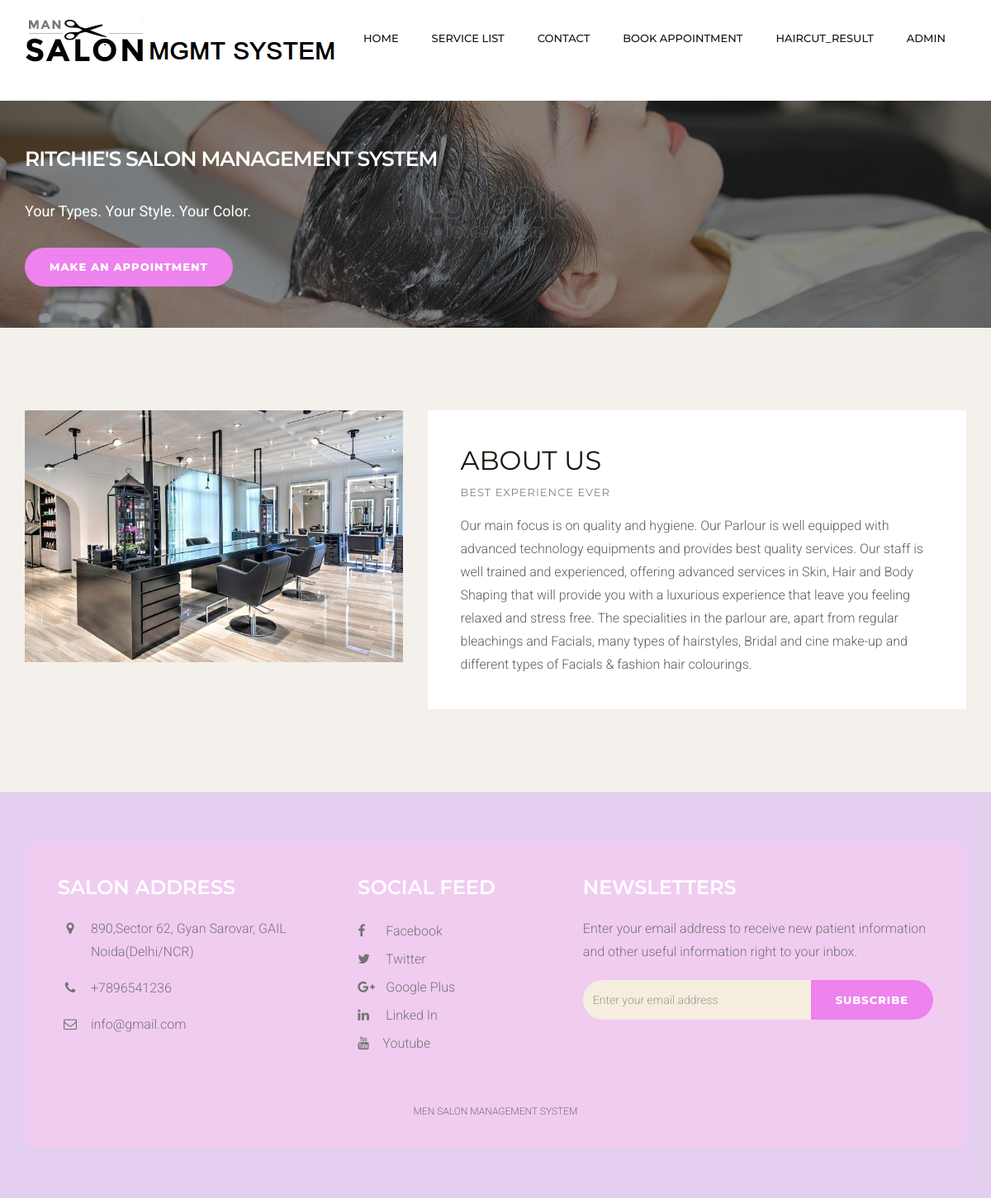
The app's page /msms/index.php, older data.
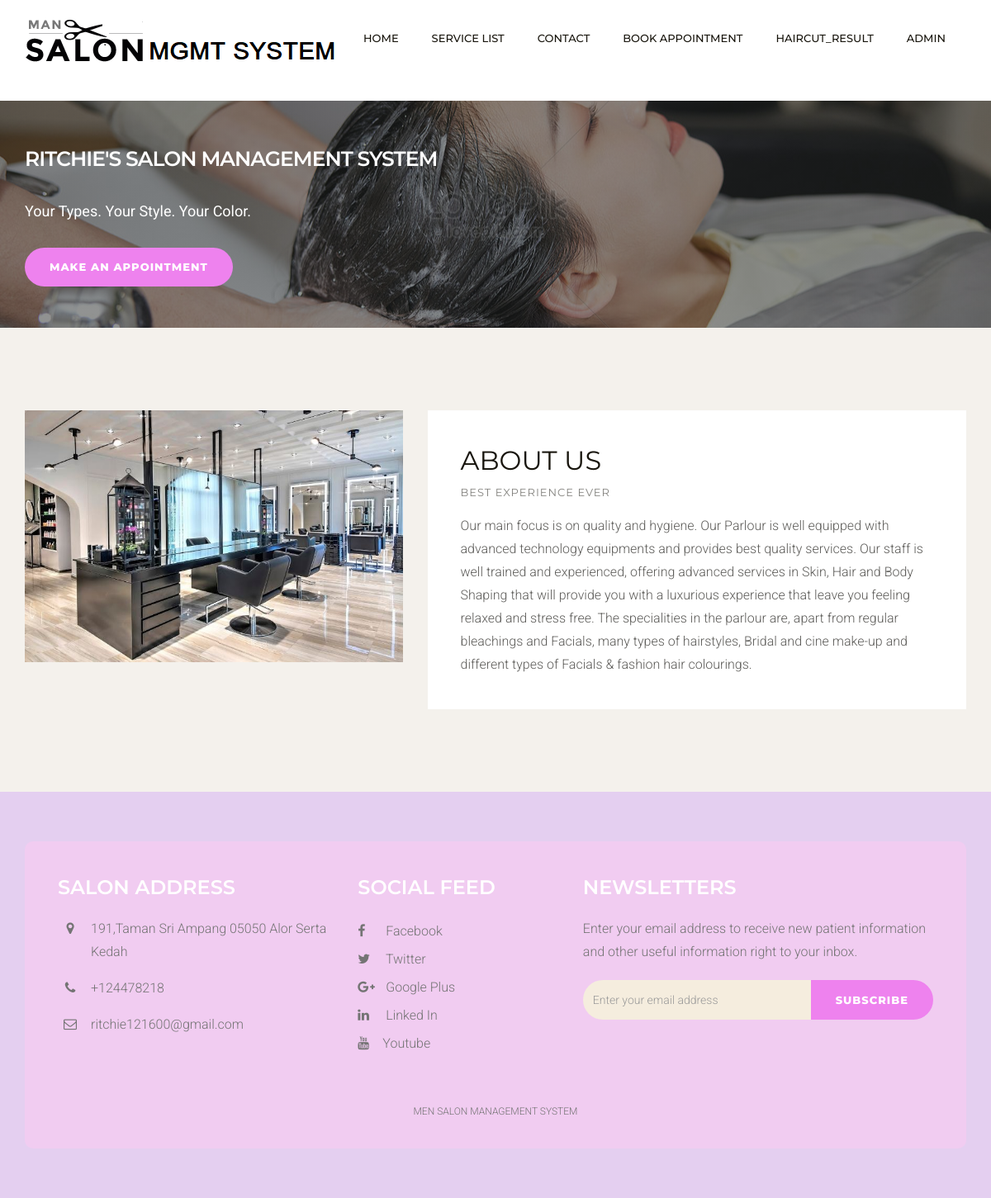
The same page, newer data.
### tables this page shows
CREATE TABLE `tblpage` (
  `ID` int(10) NOT NULL,
  `PageType` varchar(200) DEFAULT NULL,
  `PageTitle` mediumtext DEFAULT NULL,
  `PageDescription` mediumtext DEFAULT NULL,
  `Email` varchar(200) DEFAULT NULL,
  `MobileNumber` bigint(10) DEFAULT NULL,
  `UpdationDate` date DEFAULT NULL,
  `Timing` varchar(200) NOT NULL
);

### msms/index.php (the view, shortened to what this page needs)
<?php
include('includes/dbconnection.php');
?>
<!DOCTYPE html>
<html lang="en">
<head>
    <link href="css/bootstrap.min.css" rel="stylesheet">
    <link href="css/font-awesome.min.css" rel="stylesheet">
    <link href="css/style.css" rel="stylesheet">
</head>
<body>
    <?php include_once('includes/header.php');?>
    <div class="hero-section">
        <div class="container">
            <div class="row">
                <div class="col-lg-6 col-md-6 col-sm-6 col-xs-12">
                    <h1 class="hero-title">Ritchie's salon Management System</h1>
                    <p class="hero-text"><strong>Your Types. Your Style. Your Color.</strong> </p>
                    <a href="appointment.php" class="btn btn-default">Make an Appointment</a> </div>
            </div>
        </div>
    </div>
    <div class="space-medium bg-default">
        <div class="container">
            <div class="row">
                <div class="col-lg-5 col-md-5 col-sm-12 col-xs-12"><img src="images/Rossano.jpg" alt="" class="img-responsive"></div>
                <div class="col-lg-7 col-md-7 col-sm-12 col-xs-12">
                    <div class="well-block">
                        <?php
$ret=mysqli_query($con,"select * from tblpage where PageType='aboutus' ");
while ($row=mysqli_fetch_array($ret)) {
?>
                        <h1><?php  echo $row['PageTitle'];?></h1>
                        <h5 class="small-title ">best experience ever</h5>
                        <p><?php  echo $row['PageDescription'];?></p><?php } ?>
                         </div>
                </div>
            </div>
        </div>
    </div>
    <?php include_once('includes/footer.php');?>
</body>
</html>

### msms/includes/footer.php (shortened to what this page needs)
<?php
include('includes/dbconnection.php');
  ?>
<div class="footer">
        <div class="container">
            <div class="footer-block">
                <div class="row">
                    <div class="col-lg-4 col-md-4 col-sm-6 col-xs-12">
                        <div class="footer-widget">
                            <h2 class="widget-title">Salon Address</h2>
                            <ul class="listnone contact">
                                <?php
$ret=mysqli_query($con,"select * from tblpage where PageType='contactus' ");
while ($row=mysqli_fetch_array($ret)) {
?>
                                <li><i class="fa fa-map-marker"></i> <?php  echo $row['PageDescription'];?> </li>
                                <li><i class="fa fa-phone"></i> +<?php  echo $row['MobileNumber'];?></li>
                                <li><i class="fa fa-envelope-o"></i>  <?php  echo $row['Email'];?></li><?php } ?>
                            </ul>
                        </div>
                    </div>
                    <div class="col-lg-3 col-md-3 col-sm-6 col-xs-12">
                        <div class="footer-widget footer-social">
                            <h2 class="widget-title">Social Feed</h2>
                            <ul class="listnone">
                                <li>
                                    <a href="https://www.facebook.com/profile.php?id=100009101916918"> <i class="fa fa-facebook"></i> Facebook </a>
                                </li>
                                <li><a href="#"><i class="fa fa-twitter"></i> Twitter</a></li>
                                <li><a href="#"><i class="fa fa-google-plus"></i> Google Plus</a></li>
                                <li><a href="#"><i class="fa fa-linkedin"></i> Linked In</a></li>
                                <li>
                                    <a href="https://www.youtube.com/@j3stful"> <i class="fa fa-youtube"></i>Youtube</a>
                                </li>
                            </ul>
                        </div>
                    </div>
                    <div class="col-lg-5 col-md-5 col-sm-12 col-xs-12">
                        <div class="footer-widget widget-newsletter">
                            <h2 class="widget-title">Newsletters</h2>
                            <p>Enter your email address to receive new patient information and other useful information right to your inbox.</p>
                            <form method="post">
                            <div class="input-group">
                                <input type="text" class="form-control" placeholder="Enter your email address" name="email">
                                <span class="input-group-btn">
                            <button class="btn btn-default" type="submit" value="submit" name="sub">Subscribe</button>
                            </span>
                            </div></form>
                        </div>
                    </div>
                </div>
                <div class="tiny-footer">
                    <div class="row">
                        <div class="col-lg-12 col-md-12 col-sm-12 col-xs-12">
                            <div class="copyright-content">
                                <p> Men Salon Management System </p>
                            </div>
                        </div>
                    </div>
                </div>
            </div>
        </div>
    </div>

Row changes from the older to the newer data that the page shows:
changed tblpage: PageDescription "890,Sector 62, Gyan Sarovar, GAIL Noida(Delhi/NCR)" → "191,Taman Sri Ampang 05050 Alor Serta Kedah"; MobileNumber "7896541236" → "124478218"; Email "info@gmail.com" → "ritchie121600@gmail.com"
